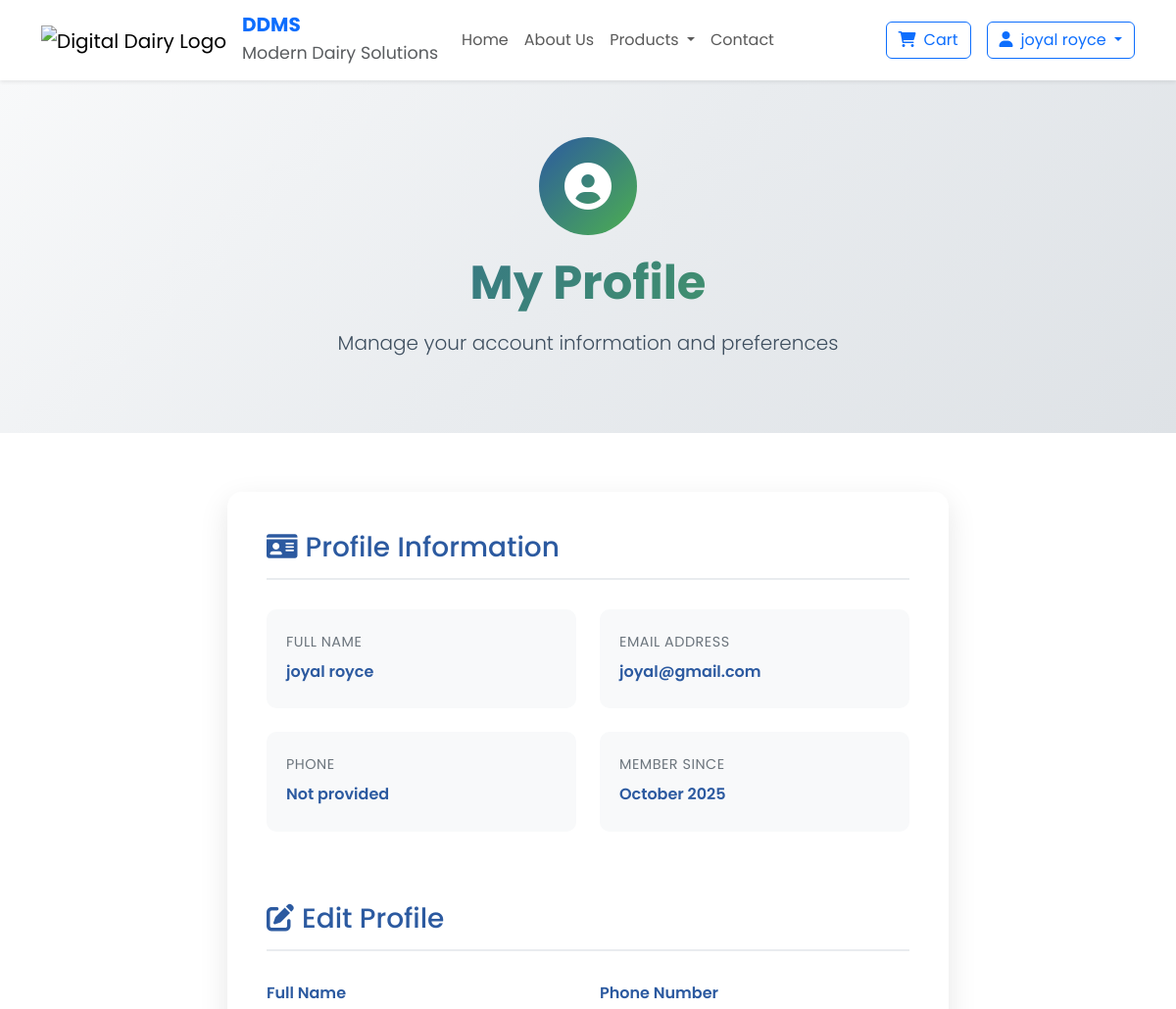
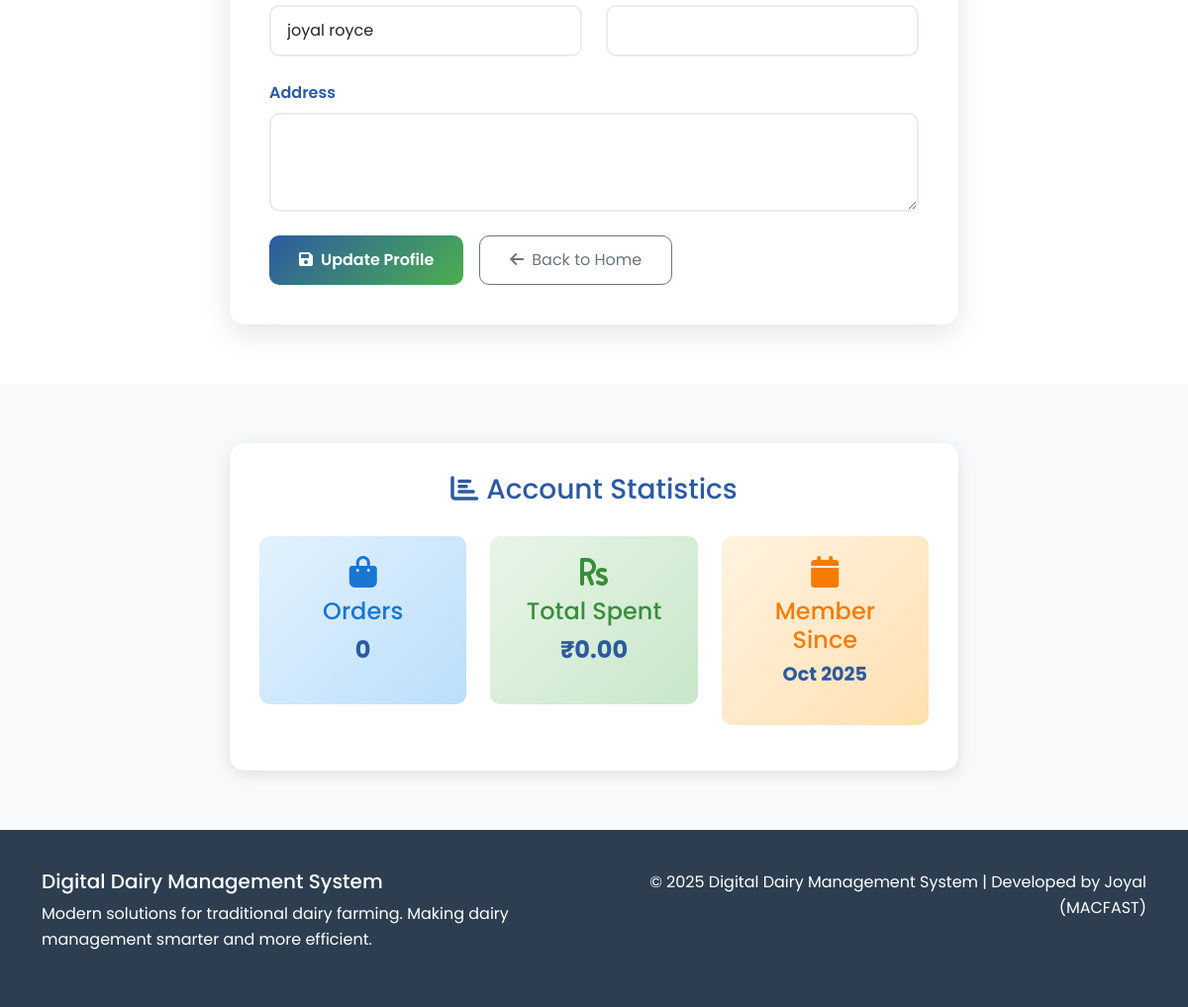
Page /profile.php (signed in) on the earlier database version (2 pictures, top to bottom).
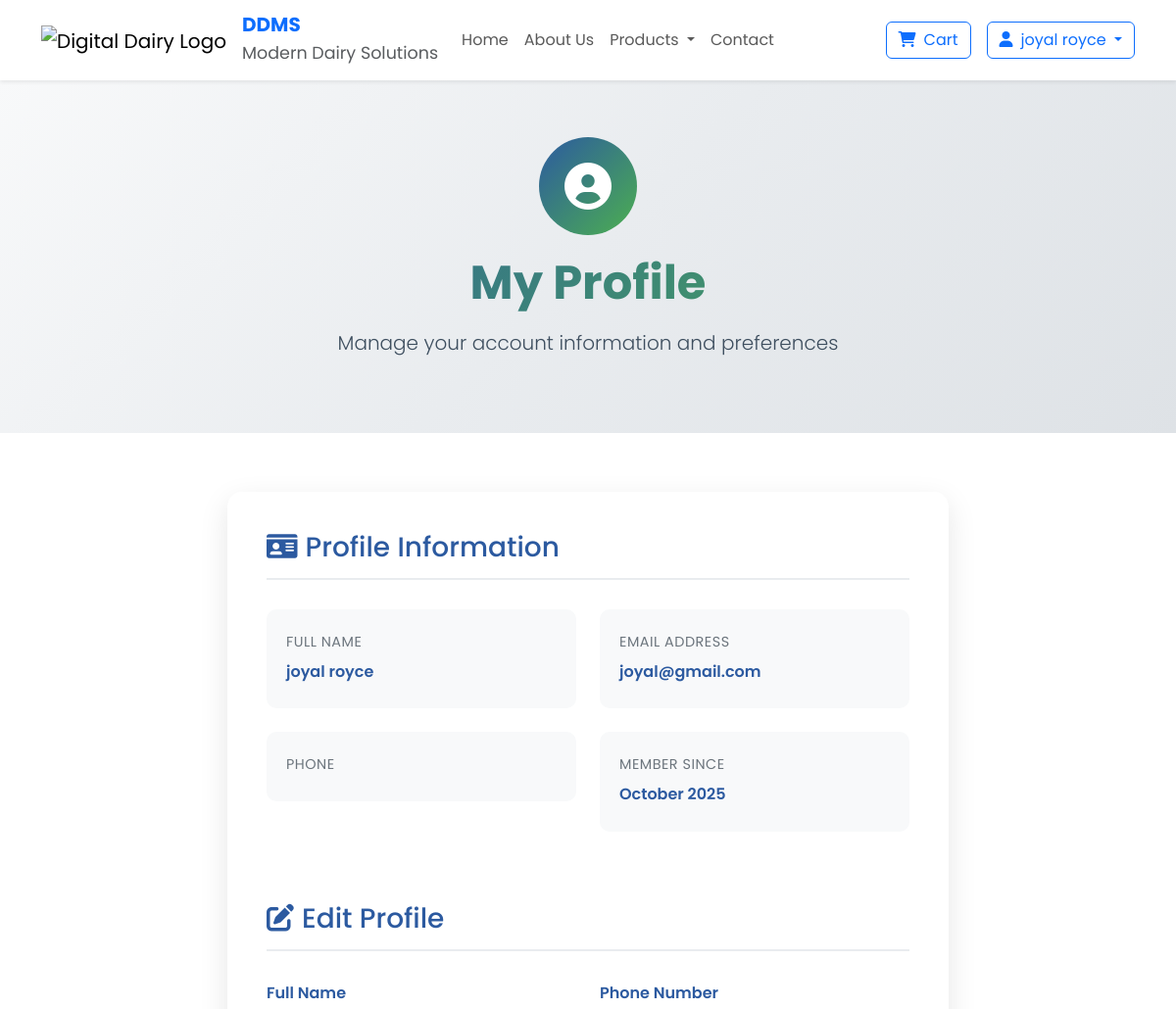
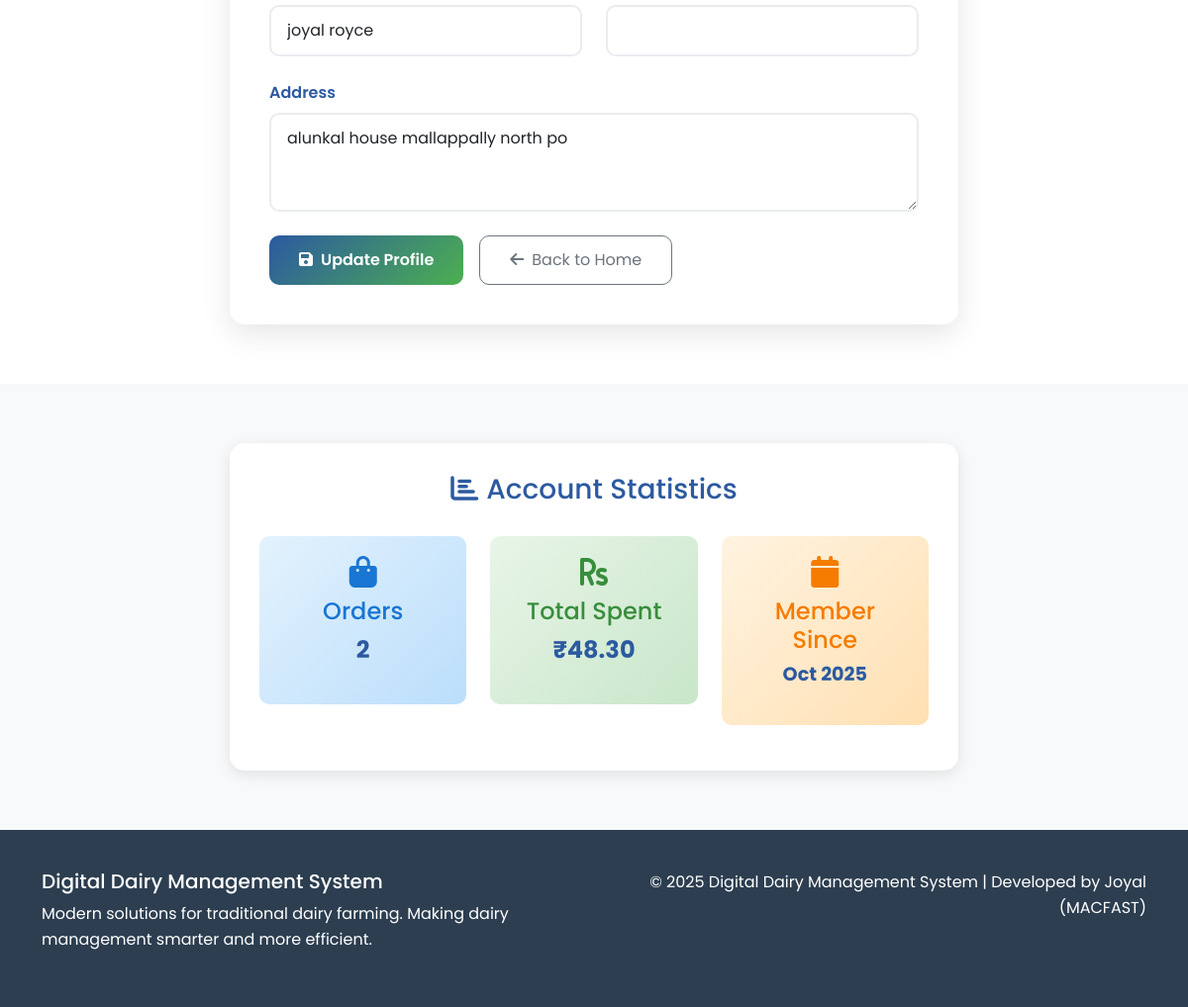
Same page on the later database version (2 pictures, top to bottom).
### tables this page shows
CREATE TABLE `tblcustomer` (
  `id` int(11) NOT NULL,
  `customer_name` varchar(255) NOT NULL,
  `contact` varchar(20) NOT NULL,
  `email` varchar(255) DEFAULT NULL,
  `address` text DEFAULT NULL,
  `registration_date` timestamp NOT NULL DEFAULT current_timestamp(),
  `status` enum('active','inactive') DEFAULT 'active',
  `created_at` timestamp NOT NULL DEFAULT current_timestamp(),
  `updated_at` timestamp NOT NULL DEFAULT current_timestamp() ON UPDATE current_timestamp(),
  `password` varchar(255) DEFAULT NULL,
  `reset_token` varchar(64) DEFAULT NULL,
  `reset_expires` datetime DEFAULT NULL
);

### profile.php (the view, shortened to what the changed rows need)
<?php
include('includes/config.php');
$user_email = $_SESSION['email'];
$user_query = "SELECT * FROM tblcustomer WHERE email = '$user_email'";
$user_result = mysqli_query($con, $user_query);
$user_data = mysqli_fetch_assoc($user_result);
?>
<!DOCTYPE html>
<html lang="en">
<head>
    <link href="https://cdn.jsdelivr.net/npm/bootstrap@5.3.0/dist/css/bootstrap.min.css" rel="stylesheet">
    <link href="https://cdnjs.cloudflare.com/ajax/libs/font-awesome/6.0.0/css/all.min.css" rel="stylesheet">
</head>
<body>
    <section class="hero" style="background: linear-gradient(135deg, #f8f9fa 0%, #e9ecef 50%, #dee2e6 100%); padding: 60px 0;">
        <div class="container">
            <div class="row align-items-center">
                <div class="col-lg-12 text-center">
                    <div class="hero-content">
                        <h1 class="display-5 fw-bold mb-3" style="background: linear-gradient(135deg, #2c5aa0, #4caf50); -webkit-background-clip: text; -webkit-text-fill-color: transparent; background-clip: text;">
                            My Profile
                        </h1>
                    </div>
                </div>
            </div>
        </div>
    </section>
    <section style="padding: 60px 0; background: white;">
        <div class="container">
            <div class="row justify-content-center">
                <div class="col-lg-8">
                    <div class="profile-card" style="background: white; border-radius: 15px; padding: 40px; box-shadow: 0 10px 30px rgba(0,0,0,0.1);">
                        <div class="profile-info mb-5">
                            <div class="row">
                                <div class="col-md-6 mb-4">
                                    <div class="info-item" style="padding: 20px; background: #f8f9fa; border-radius: 10px;">
                                        <label style="color: #6c757d; font-size: 0.9rem; text-transform: uppercase; letter-spacing: 0.5px;">Phone</label>
                                        <p style="color: #2c5aa0; font-weight: 600; margin: 5px 0;"><?php echo htmlspecialchars($user_data['contact'] ?? 'Not provided'); ?></p>
                                    </div>
                                </div>
                                <div class="col-md-6 mb-4">
                                    <div class="info-item" style="padding: 20px; background: #f8f9fa; border-radius: 10px;">
                                        <label style="color: #6c757d; font-size: 0.9rem; text-transform: uppercase; letter-spacing: 0.5px;">Member Since</label>
                                        <p style="color: #2c5aa0; font-weight: 600; margin: 5px 0;"><?php echo date('F Y', strtotime($user_data['registration_date'] ?? 'now')); ?></p>
                                    </div>
                                </div>
                            </div>
                        </div>
                        <div class="edit-profile">
                            <form method="POST" action="profile.php">
                                <div class="mb-4">
                                    <label for="address" class="form-label" style="color: #2c5aa0; font-weight: 600;">Address</label>
                                    <textarea class="form-control" id="address" name="address" rows="3"
                                              style="border-radius: 10px; padding: 12px 16px; border: 2px solid #e9ecef;"><?php echo htmlspecialchars($user_data['address'] ?? ''); ?></textarea>
                                </div>
                            </form>
                        </div>
                    </div>
                </div>
            </div>
        </div>
    </section>
    <section style="padding: 60px 0; background: #f8f9fa;">
        <div class="container">
            <div class="row justify-content-center">
                <div class="col-lg-8">
                    <div class="stats-card" style="background: white; border-radius: 15px; padding: 30px; box-shadow: 0 4px 15px rgba(0,0,0,0.1);">
                        <div class="row text-center">
                            <div class="col-md-4 mb-3">
                                <div style="padding: 20px; background: linear-gradient(135deg, #e3f2fd, #bbdefb); border-radius: 10px;">
                                    <i class="fas fa-shopping-bag" style="font-size: 2rem; color: #1976d2; margin-bottom: 10px;"></i>
                                    <h4 style="color: #1976d2; margin-bottom: 5px;">Orders</h4>
                                    <p style="font-size: 1.5rem; font-weight: bold; color: #2c5aa0;">
                                        <?php
                                        $order_count_query = "SELECT COUNT(*) as count FROM tblorders WHERE Email = '$user_email'";
                                        $order_count_result = mysqli_query($con, $order_count_query);
                                        $order_count = mysqli_fetch_assoc($order_count_result)['count'];
                                        echo $order_count;
                                        ?>
                                    </p>
                                </div>
                            </div>
                            <div class="col-md-4 mb-3">
                                <div style="padding: 20px; background: linear-gradient(135deg, #e8f5e8, #c8e6c9); border-radius: 10px;">
                                    <i class="fas fa-rupee-sign" style="font-size: 2rem; color: #388e3c; margin-bottom: 10px;"></i>
                                    <h4 style="color: #388e3c; margin-bottom: 5px;">Total Spent</h4>
                                    <p style="font-size: 1.5rem; font-weight: bold; color: #2c5aa0;">
                                        ₹<?php
                                        $total_spent_query = "SELECT SUM(TotalAmount) as total FROM tblorders WHERE Email = '$user_email'";
                                        $total_spent_result = mysqli_query($con, $total_spent_query);
                                        $total_spent = mysqli_fetch_assoc($total_spent_result)['total'] ?? 0;
                                        echo number_format($total_spent, 2);
                                        ?>
                                    </p>
                                </div>
                            </div>
                            <div class="col-md-4 mb-3">
                                <div style="padding: 20px; background: linear-gradient(135deg, #fff3e0, #ffe0b2); border-radius: 10px;">
                                    <i class="fas fa-calendar" style="font-size: 2rem; color: #f57c00; margin-bottom: 10px;"></i>
                                    <h4 style="color: #f57c00; margin-bottom: 5px;">Member Since</h4>
                                    <p style="font-size: 1.2rem; font-weight: bold; color: #2c5aa0;">
                                        <?php echo date('M Y', strtotime($user_data['registration_date'] ?? 'now')); ?>
                                    </p>
                                </div>
                            </div>
                        </div>
                    </div>
                </div>
            </div>
        </div>
    </section>
</body>
</html>

Differences in the rows shown:
added tblcustomer: registration_date "October 2025", address "alunkal house mallappally north po", registration_date "Oct 2025"
Other differences:
$order_count: "0" → "2"
$total_spent: "0.00" → "48.30"
$user_data['contact']: "Not provided" → (not shown)
date('F Y', strtotime($user_data['registration_date'] ?? 'now')): "October 2025" → (not shown)
date('M Y', strtotime($user_data['registration_date'] ?? 'now')): "Oct 2025" → (not shown)
